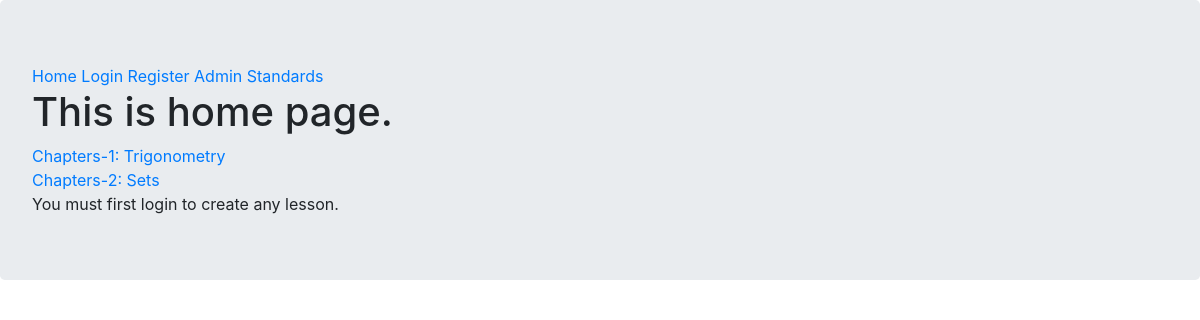
Page /curriculum/6th-class/math6/ on the committed database.
### curriculum/models.py (models this page shows, shortened)
class Lesson(models.Model):
    lesson_id=models.CharField(max_length=100,unique=True)
    Standard=models.ForeignKey(Standard,on_delete=models.CASCADE)
    created_by=models.ForeignKey(User,on_delete=models.CASCADE)
    created_at=models.DateTimeField(auto_now_add=True)
    subject=models.ForeignKey(Subject,on_delete=models.CASCADE,related_name="lessons")
    name=models.CharField(max_length=150)
    position=models.PositiveSmallIntegerField(verbose_name="Chapter No.")
    slug=models.SlugField(null=True,blank=True)
    video=models.FileField(upload_to=save_lesson_files,verbose_name="Video",blank=True,null=True)
    ppt=models.FileField(upload_to=save_lesson_files,verbose_name="Presentations",blank=True)
    Notes=models.FileField(upload_to=save_lesson_files,verbose_name="Notes",blank=True)
    class Meta:
        ordering=['position']

### curriculum/views.py (the view)
# urls.py: path('<slug:standard>/<slug:slug>/',views.LessonListView.as_view(),name='lesson_list'),
class LessonListView(DetailView):
    context_object_name='subjects'
    model=Subject
    template_name='curriculum/lesson_list_view.html'

### curriculum/templates/curriculum/lesson_list_view.html
{% extends 'base.html' %}
{% load crispy_forms_tags %}
{% block content %}
{% for lesson in subjects.lessons.all %}
<a href="{% url 'curriculum:lesson_detail' slug=lesson.slug subject=subjects.slug standard=lesson.Standard.slug %}">Chapters-{{lesson.position}}: {{lesson.name}}</a><br>
{% endfor %}
{% if user.is_authenticated %}
<a href="{% url 'curriculum:lesson_create' standard=subjects.standard.slug slug=subjects.slug %}">Create Lesson</a>
{% else %}
You must first login to create any lesson.
{% endif %}
{% endblock %}

### rows in the picture
Lesson: position "1", name "Trigonometry"
Lesson: position "2", name "Sets"
